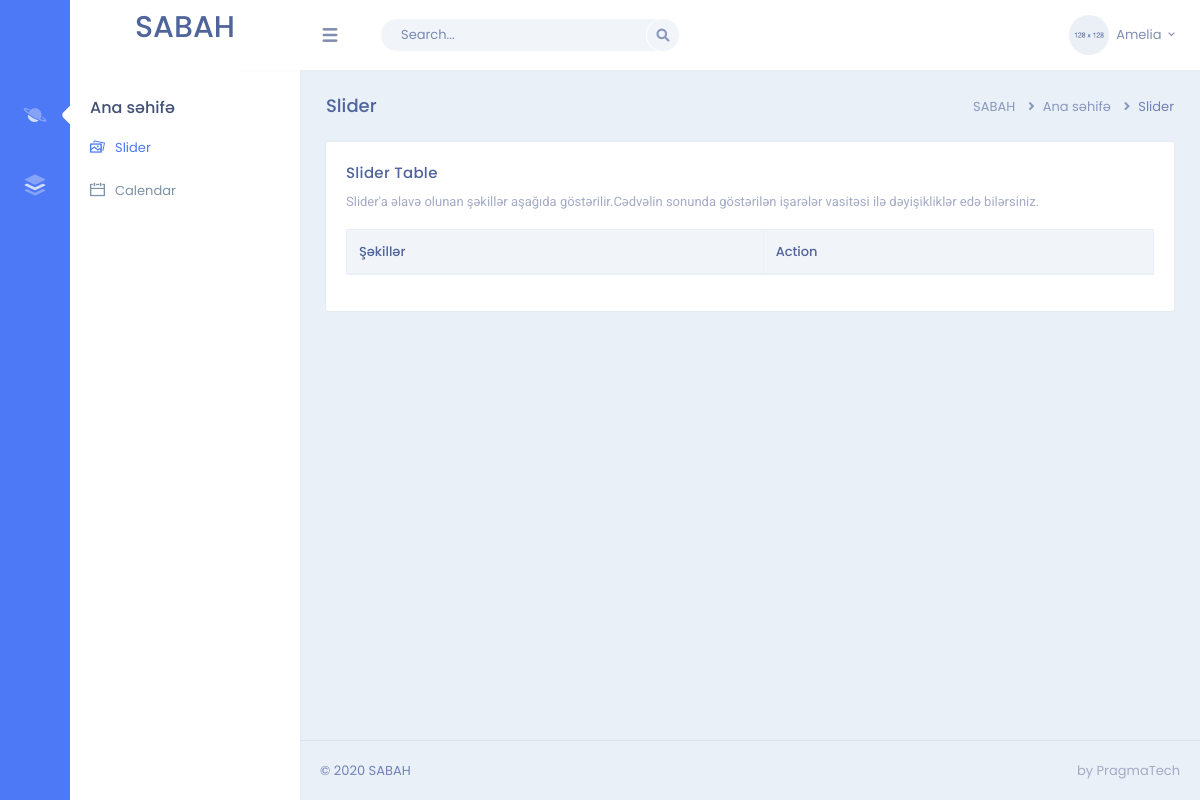
/admin, run on an earlier commit of the app's database.
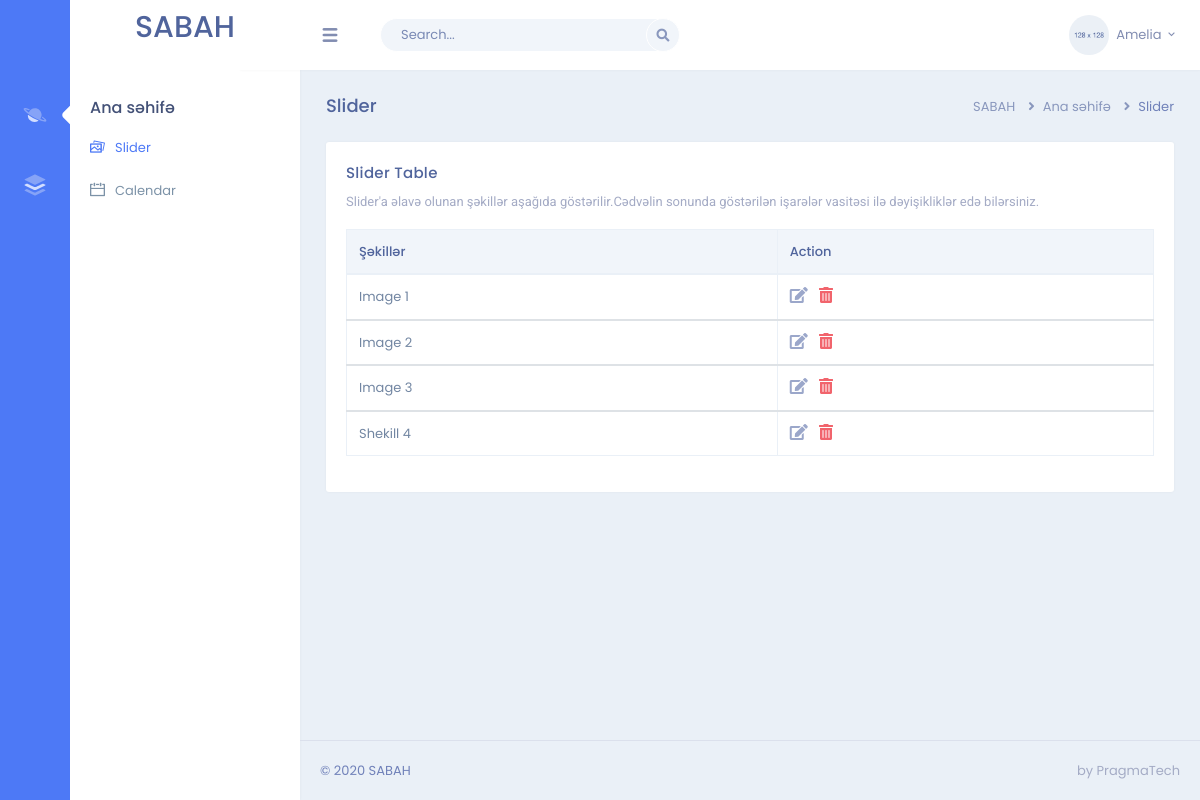
And on a later commit of the database.
### sabah/models.py (models this page shows, shortened)
class Slider(db.Model):
    id = db.Column(db.Integer, primary_key=True)
    image = db.Column(db.String(255), nullable=False)

### sabah/admin/routes.py (the view)
@admin.route('/admin')
def admin_home():
    slider = Slider.query.all()
    return render_template('admin/admin-home.html', slider=slider)

### sabah/templates/admin/admin-home.html (shortened to what this page needs)
<!DOCTYPE html>
<html lang="en">
    <head>
        <link href="{{ url_for('static', filename='css/bootstrap.min.css') }}" rel="stylesheet" type="text/css" />
        <link href="{{ url_for('static', filename='css/icons.css') }}" rel="stylesheet" type="text/css" />
        <link href="{{ url_for('static', filename='css/metisMenu.min.css') }}" rel="stylesheet" type="text/css" />
        <link href="{{ url_for('static', filename='css/style_admin.css') }}" rel="stylesheet" type="text/css" />
    </head>
    <body>
        <div class="topbar">
            <div class="topbar-left">
                <h2>SABAH</h2>
            </div>
            <nav class="navbar-custom">
                <ul class="list-unstyled topbar-nav float-right mb-0">
                    <li class="dropdown">
                        <a class="nav-link dropdown-toggle waves-effect waves-light nav-user" data-toggle="dropdown" href="#" role="button"
                            aria-haspopup="false" aria-expanded="false">
                            <img src="{{ url_for('static', filename='img/user-4.jpg') }}" alt="profile-user" class="rounded-circle" />
                            <span class="ml-1 nav-user-name hidden-sm">Amelia <i class="mdi mdi-chevron-down"></i> </span>
                        </a>
                    </li>
                </ul>
                <ul class="list-unstyled topbar-nav mb-0">
                    <li>
                        <button class="button-menu-mobile nav-link waves-effect waves-light">
                            <i class="dripicons-menu nav-icon"></i>
                        </button>
                    </li>
                    <li class="hide-phone app-search">
                        <form role="search" class="">
                            <input type="text" placeholder="Search..." class="form-control">
                            <a href=""><i class="fas fa-search"></i></a>
                        </form>
                    </li>
                </ul>
            </nav>
        </div>
        <div class="page-wrapper">
            <div class="left-sidenav">
                <div class="main-icon-menu">
                    <nav class="nav">
                        <a href="#Anasehife"  class="nav-link" data-toggle="tooltip-custom" data-placement="top" title="" data-original-title="Ana səhifə">
                        </a>
                        <a href="#Xeberler" class="nav-link" data-toggle="tooltip-custom" data-placement="top" title="" data-original-title="Blog">
                        </a>
                    </nav>
                </div>
                <div class="main-menu-inner">
                    <div class="menu-body slimscroll">
                        <div id="Anasehife" class="main-icon-menu-pane">
                            <div class="title-box">
                                <h6 class="menu-title">Ana səhifə</h6>
                            </div>
                            <ul class="nav">
                                <li class="nav-item"><a class="nav-link" href="{{ url_for('admin.admin_home') }}"><i class="dripicons-photo-group"></i>Slider</a></li>
                                <li class="nav-item"><a class="nav-link" href="{{ url_for('admin.admin_calendar') }}"><i class="dripicons-calendar"></i>Calendar</a></li>
                            </ul>
                        </div>
                    </div>
                </div>
            </div>
            <div class="page-content">
                <div class="container-fluid">
                    <div class="row">
                        <div class="col-sm-12">
                            <div class="page-title-box">
                                <div class="float-right">
                                    <ol class="breadcrumb">
                                        <li class="breadcrumb-item"><a href="javascript:void(0);">SABAH</a></li>
                                        <li class="breadcrumb-item"><a href="javascript:void(0);">Ana səhifə</a></li>
                                        <li class="breadcrumb-item active">Slider</li>
                                    </ol>
                                </div>
                                <h4 class="page-title">Slider</h4>
                            </div>
                        </div>
                    </div>
                    <div class="row">
                        <div class="col-12">
                            <div class="card">
                                <div class="card-body">
                                    <h4 class="mt-0 header-title">Slider Table</h4>
                                    <p class="text-muted mb-3">Slider'a əlavə olunan şəkillər aşağıda göstərilir.Cədvəlin sonunda göstərilən işarələr vasitəsi ilə dəyişikliklər edə bilərsiniz.
                                    </p>
                                    <table id="datatable" class="table table-bordered dt-responsive nowrap" style="border-collapse: collapse; border-spacing: 0; width: 100%;">
                                        <thead>
                                        <tr>
                                            <th>Şəkillər</th>
                                            <th>Action</th>
                                        </tr>
                                        </thead>
                                        {% for img in slider %}
                                        <tbody>
                                        <tr>
                                            <td>{{ img.image }}</td>
                                            <td>
                                                <a href="#" class="mr-2"><i class="fas fa-edit text-info font-16"></i></a>
                                                <a href="#"><i class="fas fa-trash-alt text-danger font-16"></i></a>
                                            </td>
                                        </tr>
                                        </tbody>
                                        {% endfor %}
                                    </table>
                                </div>
                            </div>
                        </div>
                    </div>
                </div>
                <footer class="footer text-center text-sm-left">
                    &copy; 2020 SABAH <span class="text-muted d-none d-sm-inline-block float-right">by PragmaTech</span>
                </footer>
            </div>
        </div>
    </body>
</html>

What changed in the data, as far as the page shows it:
added Slider: image "Image 1"
added Slider: image "Image 2"
added Slider: image "Image 3"
added Slider: image "Shekill 4"
